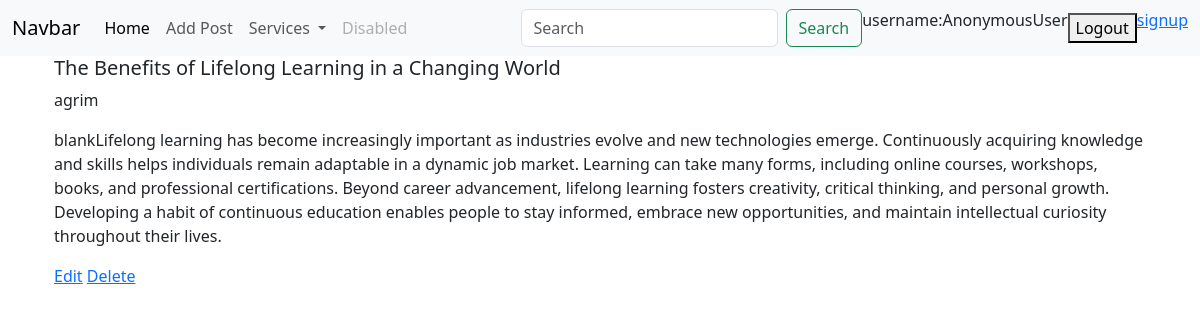
/post/1, run on the app's committed database.
### firstapp/models.py (models this page shows, shortened)
class Posts(models.Model):
    POST_CHOICES=[
        ('l','literature'),
        ('s','sports'),
        ('t','technology')
    ]
    class Meta:
        verbose_name='Post'
        verbose_name_plural='Posts'
    author=models.CharField(default="unknown", max_length=100)
    category=models.CharField(choices=POST_CHOICES)
    title=models.CharField(max_length=200)
    image_url=models.URLField(null=True, blank=True)
    status=models.CharField(max_length=20)
    content=models.TextField()
    slug=models.CharField(unique=True)
    created_at=models.DateTimeField(auto_now_add=True)
    updated_at=models.DateTimeField(auto_now=True)

### firstapp/views.py (the view)
# urls.py: path('post/<int:post_id>',views.post_detail_view,name="post_detail"),
def post_detail_view(request, post_id):
    post = get_object_or_404(Posts, id=post_id)
    return render(request, "firstapp/post_detail.html", {"post":post})

### firstapp/templates/firstapp/post_detail.html (shortened to what this page needs)
{%extends "firstapp/index.html"%}
{%block content%}
{%if post%}
<div class="container">
    <h5>{{post.title}}</h5>
    <p>{{post.author}}</p>
    <p>{{post.content}}</p>
    <a href="{%url 'edit' post.id%}">Edit</a>
    <a href="">Delete</a>
</div>
{%else%}
<div>post with id {{post.id}} does not exist</div>
{%endif%}
{%endblock content%}

### data on the page
Posts: title "The Benefits of Lifelong Learning in a Changing World", author "agrim", content "blankLifelong learning has become increasingly important as industries evolve and new technologies emerge. Continuously acquiring knowledge and skills helps individuals remain adaptable in a dynamic job market. Learning can take many forms, including online courses, workshops, books, and professional certifications. Beyond career advancement, lifelong learning fosters creativity, critical thinking, and personal growth. Developing a habit of continuous education enables people to stay informed, embrace new opportunities, and maintain intellectual curiosity throughout their lives."

### other printed values
{{ user }} "AnonymousUser"
